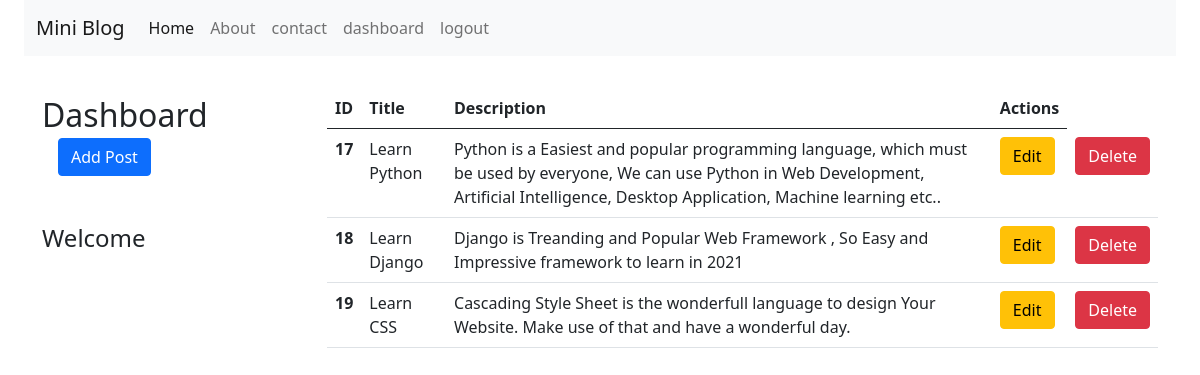
/dashboard/ (signed in), run on the app's committed database.
### blogging/models.py (models this page shows)
class Blog(models.Model):
    title = models.CharField(max_length=100)
    desc = models.TextField(max_length=500)

### blogging/views.py (the view)
# urls.py: path('dashboard/', views.dashboard, name='dashboard'),
def dashboard(request):
    if request.user.is_authenticated:
        blogdesc = Blog.objects.all()
        return render(request, 'blogging/dashboard.html',{'Blog': blogdesc, 'name': request.user.first_name})
    else:
        return HttpResponseRedirect('/login/')

### blogging/templates/blogging/dashboard.html (shortened to what this page needs)
{% extends 'blogging/base.html' %}
{% block content %}
<div class="container">
    <div class="row mt-3">
        <div class="col-sm-3">
            <h2>Dashboard <a href="{% url 'addpost' %}" class="btn btn-primary ms-3">Add Post</a></h2>
            <h4 class="mt-5">Welcome</h4>
        </div>
        <div class="col-sm-9 mt-3">
          {% if Blog %}
            <table class="table table-hover">
                <thead>
                  <tr>
                    <th scope="col">ID</th>
                    <th scope="col">Title</th>
                    <th scope="col">Description</th>
                    <th scope="col">Actions</th>
                  </tr>
                </thead>
                <tbody>
                    {% for BD in Blog %}
                  <tr>
                    <th>{{BD.id}}</th>
                    <td>{{BD.title}}</td>
                    <td>{{BD.desc}}</td>
                    <td><a href="{% url 'editpost' BD.id %}" class="btn btn-warning">Edit</a></td>
                    <td>
                      {% if perms.blogging.delete_blog %}
                      <form action="{% url 'deletepost' BD.id %}" method="post">
                        <input type="submit" value="Delete" class="btn btn-danger" name="" id="">
                      </form>
                      {% endif %}
                    </td>
                  </tr>
                  {% endfor %}
                </tbody>
              </table>
              {% else %}
              <h2>No Data Found</h2>
              {% endif %}
        </div>
    </div>
</div>
{% endblock content %}

### data on the page
Blog: id "17", title "Learn Python", desc "Python is a Easiest and popular programming language, which must be used by everyone, We can use Python in Web Development, Artificial Intelligence, Desktop Application, Machine learning etc.."
Blog: id "18", title "Learn Django", desc "Django is Treanding and Popular Web Framework , So Easy and Impressive framework to learn in 2021"
Blog: id "19", title "Learn CSS", desc "Cascading Style Sheet is the wonderfull language to design Your Website. Make use of that and have a wonderful day."
